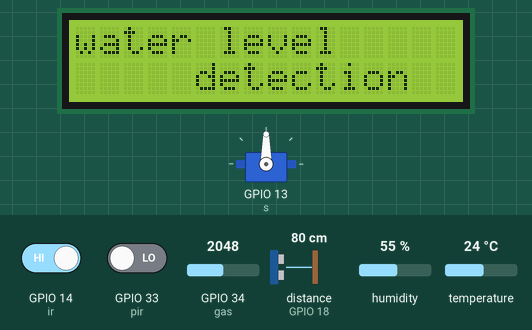
This sketch was run on a simulated ESP32. On the bench: servo, 16×2 character LCD. Wiring (inferred from the names in the program): ultrasonic range finder: trigger GPIO 5; echo GPIO 18. The test bench sets the inputs (shaded band); at power-on: distance to the obstacle (sensor on GPIO 18) 80 cm, GPIO 14 (ir) HIGH, GPIO 33 (pir) LOW, GPIO 34 (gas) = 2048, humidity 55 %, temperature 24 °C. The echo pulse lasts 58.3 µs per cm; WiFi joins after 1.5 s; servers stay silent unless stated; what the sketch prints to the serial monitor is not drawn.

Above: at 1.7 s.
At 5.8 s:
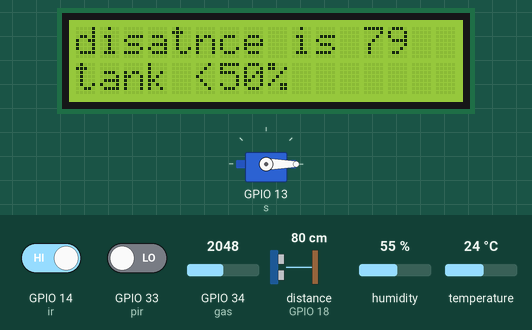
5.9 s: distance to the obstacle (sensor on GPIO 18) set to 120 cm
At 10.5 s:
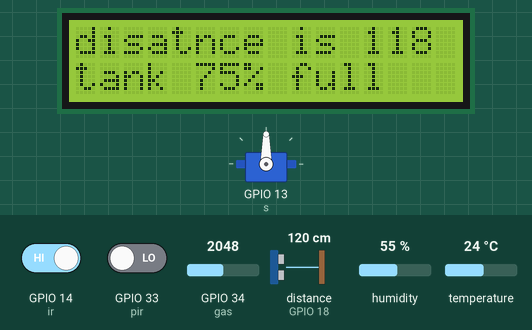
11.9 s: distance to the obstacle (sensor on GPIO 18) set to 2 cm
At 16.4 s:
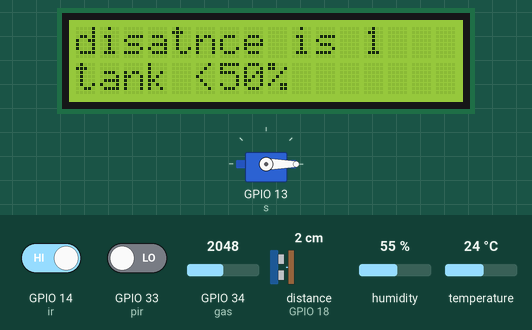
17.9 s: distance to the obstacle (sensor on GPIO 18) set to 4 cm
At 22.2 s:
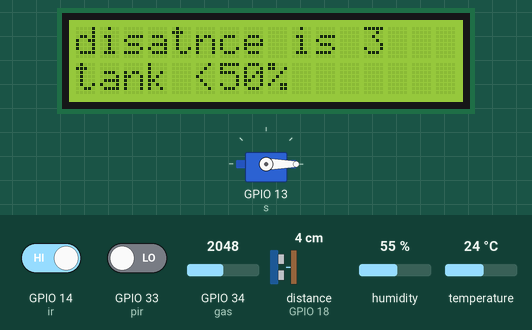
Timing chart, 0 to 23.7 s (numbered marks = the images above; inputs shaded):
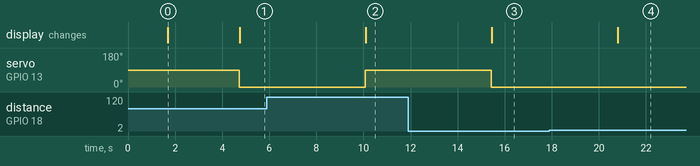

Measured:
- after the input at 5.9 s, servo on GPIO 13 (s): 0° → 90° after 4.2 s; the display: changes after 4.2 s (image 2)
- after the input at 11.9 s, servo on GPIO 13 (s): 90° → 0° after 3.5 s; the display: changes after 3.6 s (image 3)
- after the input at 17.9 s, the display: changes after 2.9 s (image 4)
- what the display in image 0 shows lasts 3.0 s, from 1.7 s to 4.7 s

The sketch:

15jul_pir_ir_dht_ultra_gas.ino
```cpp
#include<WiFi.h>
#include<ThingSpeak.h>
#include<ESP32Servo.h>
#include<LiquidCrystal_I2C.h>
#include<Wire.h>
#include <DHT.h>
#include <Adafruit_Sensor.h>

LiquidCrystal_I2C lcd(0x27,16,2);
Servo s;
const char*ssid = "Airtel_CLYXN X SORXN_EXT";
const char*password = "Studio@1234";

long channelid =3428137;
const  char* apikey ="IPRPT8379PYGSOH5";
WiFiClient client;

int trig =5;
int echo=18;
long dist;
long t;
int ir = 14;
int gas = 34;
int pir = 33;
DHT dht(4, DHT11);
// for lcd use pin21 for sda and pin22 for scl

void setup() {
  pinMode(ir, INPUT);
  pinMode(gas,INPUT);
  pinMode(pir,INPUT);
  s.attach(13);
  pinMode(trig,OUTPUT);
  pinMode(echo,INPUT);
  Serial.begin(115200);
  WiFi.begin (ssid,password);
  Serial.print("connecting");

  while(WiFi.status() != WL_CONNECTED){
    delay(200);
    Serial.print(".");
  }
  Serial.print("connected");
  ThingSpeak.begin(client);

  lcd.init();
  lcd.backlight();
  lcd.setCursor(0,0);
  lcd.print("water level");
  lcd.setCursor(5,1);
  lcd.print("detection");
  delay (3000);

}

void loop() {

  int irvalue = digitalRead(ir);
  int gasvalue= analogRead(gas);
  int pirvalue = digitalRead(pir);

  digitalWrite(trig,LOW);
  delayMicroseconds(2);
  digitalWrite(trig,HIGH);
  delayMicroseconds(5);
  digitalWrite(trig,LOW);
  t=pulseIn(echo,HIGH);
  dist=t*0.017;
  Serial.print("distance is ");
  Serial.print(dist);
  Serial.println();
  Serial.print("ir sensor value :");
  Serial.println(irvalue);
  Serial.print("gas sensor value :");
  Serial.println(gasvalue);

  lcd.clear();
  lcd.setCursor(0,0);
  lcd.print("disatnce is ");
  lcd.print(dist);

  lcd.setCursor(0,1);
  if(dist > 110){
    lcd.print("tank 75% full");
  }
   else if (dist >80 && dist<=110){
    lcd.print("tank 50% full");
  }
  else if (dist <= 80){
    lcd.print("tank <50%");
  }

  if (dist >= 80){
    s.write(90);
  }
  if(dist<80){
    s.write(0);
  }
  float h = dht.readHumidity();
  float temp = dht.readTemperature();
  Serial.println("Temperature: " + (String) temp);
  Serial.println("Humidity: " + (String) h);

ThingSpeak.setField(1,dist);
ThingSpeak.setField(2,ir);
ThingSpeak.setField(3,gas);
ThingSpeak.setField(4,pirvalue);
ThingSpeak.setField(5,temp);
ThingSpeak.setField(6,h);
int response = ThingSpeak.writeFields(channelid,apikey);
delay(5000);
}
```
